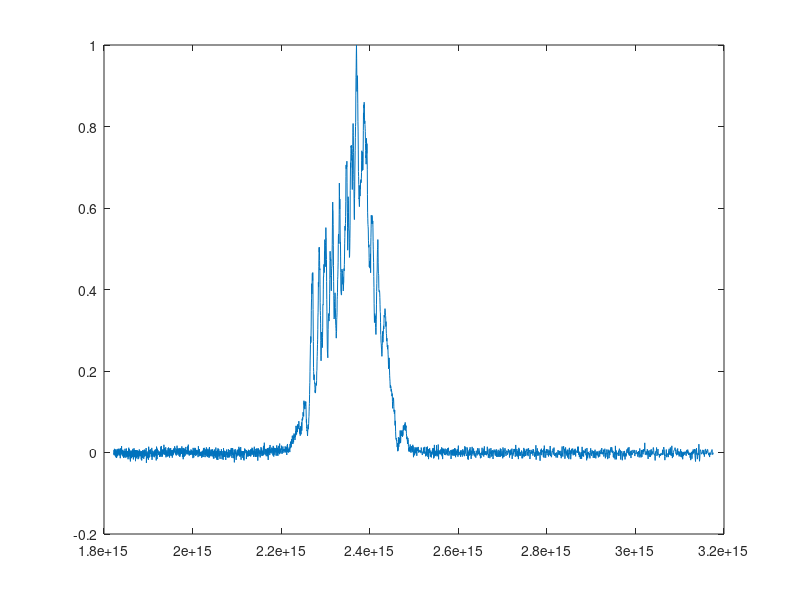
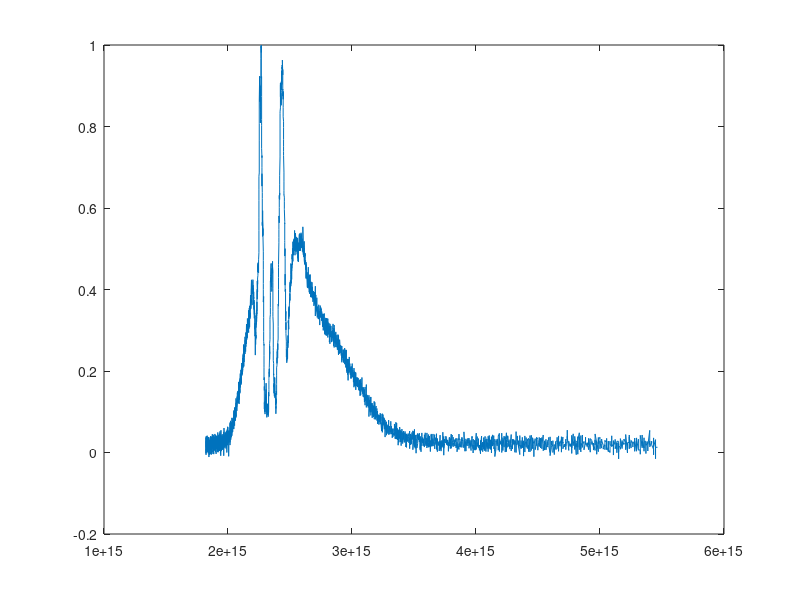
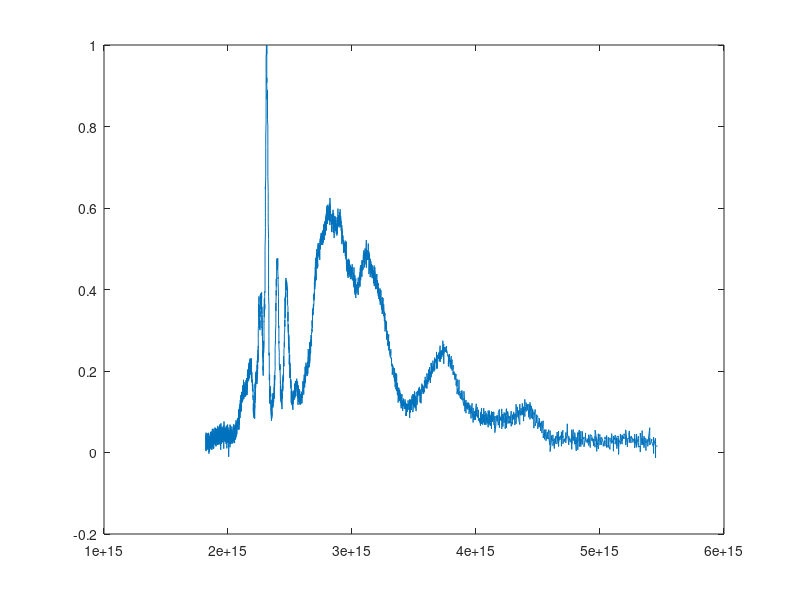
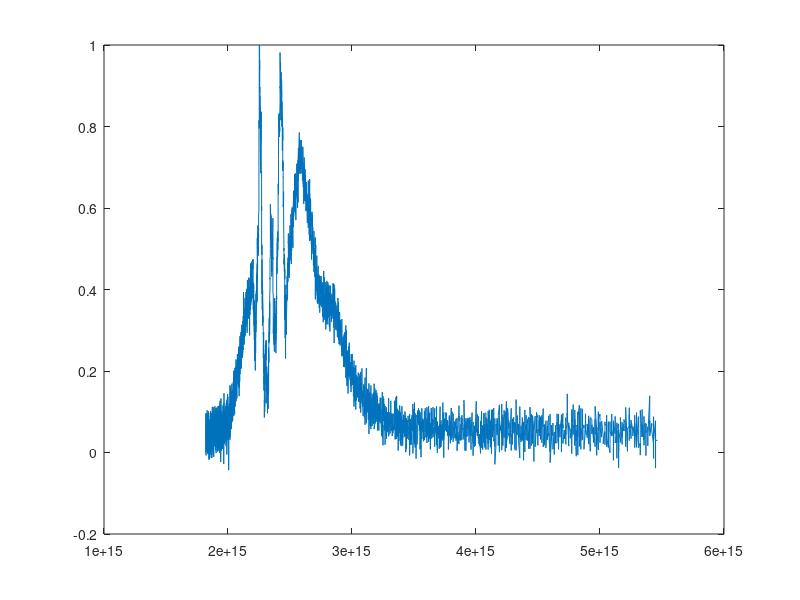

Reproduce these figures in MATLAB, in order.
spec1 = load('0.56mJ_before_fiber_Frequency_Axis.txt');
spec1_w(:,1) = spec1(:,1).*2*pi;
spec1_w(:,2) = spec1(:,2)./max(spec1(:,2));
Var = var(spec1_w);
m = moment(spec1_w(:,2),2);
delta_w2 = sum(spec1_w(:,1).^2.*spec1_w(:,2).^2)/sum(spec1_w(:,2).^2) - ( sum(spec1_w(:,1).*spec1_w(:,2).^2)/sum(spec1_w(:,2).^2))^2;

figure(1)
plot(spec1_w(:,1),spec1_w(:,2));
 
spec2 = load('200mbar_500mJ_Frequency_Axis.txt');
spec2_w(:,1) = spec2(:,1).*2*pi;
spec2_w(:,2) = spec2(:,2)./max(spec2(:,2));
m = moment(spec2_w(:,2),2);
delta2_w2 = sum(spec2_w(:,1).^2.*spec2_w(:,2).^2)/sum(spec2_w(:,2).^2) - ( sum(spec2_w(:,1).*spec2_w(:,2).^2)/sum(spec2_w(:,2).^2))^2;

figure(2)
plot(spec2_w(:,1),spec2_w(:,2));

spec3 = load('700mbar_580uJ_Frequency_Axis.txt');
spec3_w(:,1) = spec3(:,1).*2*pi;
spec3_w(:,2) = spec3(:,2)./max(spec3(:,2));
m = moment(spec3_w(:,2),2);
delta3_w2 = sum(spec3_w(:,1).^2.*spec3_w(:,2).^2)/sum(spec3_w(:,2).^2) - ( sum(spec3_w(:,1).*spec3_w(:,2).^2)/sum(spec3_w(:,2).^2))^2;

figure(3)
plot(spec3_w(:,1),spec3_w(:,2));


spec4 = load('500mbar_250uJ_Frequency_Axis.txt');
spec4_w(:,1) = spec4(:,1).*2*pi;
spec4_w(:,2) = spec4(:,2)./max(spec4(:,2));
m = moment(spec4_w(:,2),2);
delta4_w2 = sum(spec4_w(:,1).^2.*spec4_w(:,2).^2)/sum(spec4_w(:,2).^2) - ( sum(spec4_w(:,1).*spec4_w(:,2).^2)/sum(spec4_w(:,2).^2))^2;

figure(4)
plot(spec4_w(:,1),spec4_w(:,2));


spec5 = load('500mbar_500uJ_Frequency_Axis.txt');
spec5_w(:,1) = spec5(:,1).*2*pi;
spec5_w(:,2) = spec5(:,2)./max(spec5(:,2));
m = moment(spec5_w(:,2),2);
delta5_w2 = sum(spec5_w(:,1).^2.*spec5_w(:,2).^2)/sum(spec5_w(:,2).^2) - ( sum(spec5_w(:,1).*spec5_w(:,2).^2)/sum(spec5_w(:,2).^2))^2;

figure(5)
plot(spec5_w(:,1),spec5_w(:,2));
 F = sqrt(delta5_w2)/sqrt(delta_w2);